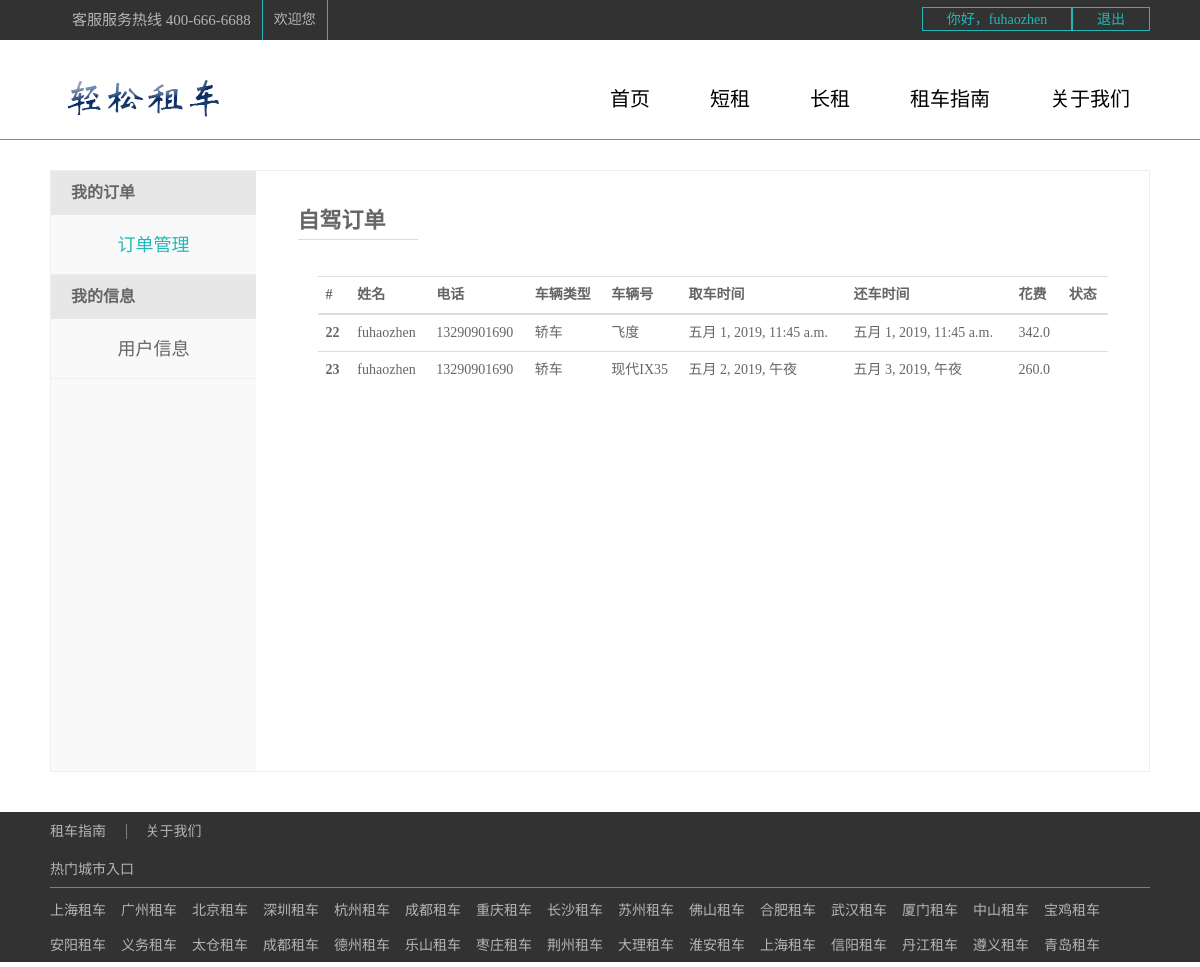
The page /cars/dingdan/ (signed in) on the database as committed earlier.
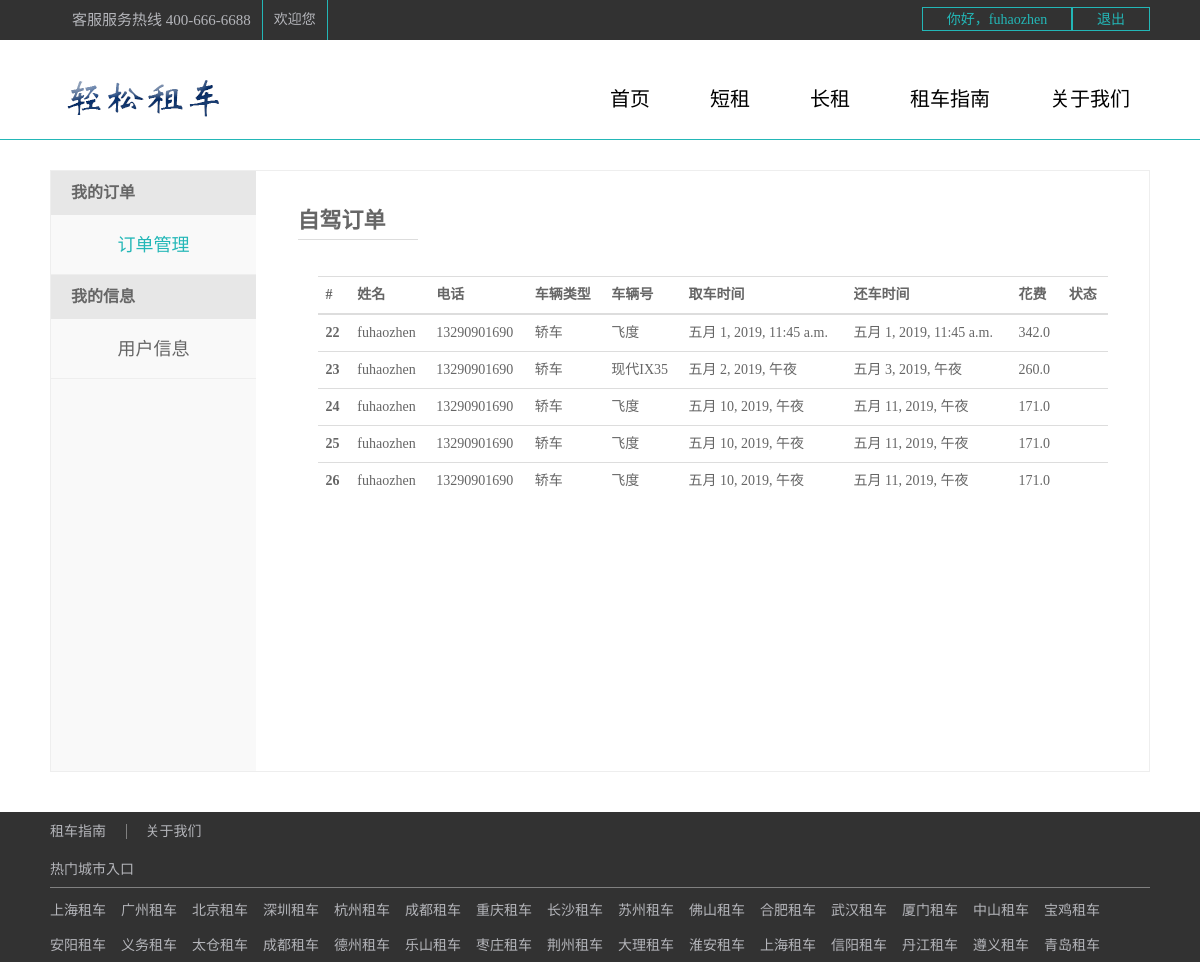
The same page on the database as committed later.
### cars/models.py (models this page shows)
class Order(models.Model):
    o_uid = models.ForeignKey(User, on_delete=models.CASCADE)
    customerName = models.CharField(max_length=20)
    customerTel = models.CharField(max_length=50)
    o_cid = models.ForeignKey(Car, on_delete=models.CASCADE)
    typeNo = models.CharField(max_length=20)
    creatDate = models.DateTimeField(auto_now_add=False)
    returnDate = models.DateTimeField(auto_now_add=False)
    otime = models.IntegerField(default=0)
    ocost = models.FloatField()
    choice = ((u'T', u'已还车'), (u'F', u'租赁中'),)
    is_return = models.CharField(choices=choice, max_length=20, default='F')

class Car(models.Model):
    ctype = models.CharField(default="轿车", max_length=20)
    typeNo = models.CharField(max_length=20)
    carnum = models.IntegerField(default=100)
    picture = models.FileField(null=True, upload_to="./static/media/")
    color = models.CharField(max_length=20)
    drentprice = models.FloatField()
    description = models.CharField(max_length=50, default="//5座 自动/1.5L")
    def __str__(self):
        return self.ctype

### cars/views.py (the view)
def dingdan(request):
        user = request.session.get("username")
        user1 = User.objects.get(username=user)
        order1 = user1.order_set.all()
        length = len(order1)
        return render(request, 'cars/dingdan.html', {"username": user, "order1": order1, "length": length})

### templates/cars/dingdan.html (shortened to what the changed rows need)
<!DOCTYPE html>
<html>
	<head>
		<link rel="stylesheet" type="text/css" href="/static/js/bootstrap-3.3.7-dist/css/bootstrap.css"/>
	</head>
	<body>
		<div class="about_content">
			<div class="about_right">
				<div class="right_bottom">
					{% if length > 0 %}
							<table class="table table-hover">
									<tr>
									  <th scope="col">#</th>
									  <th scope="col">姓名</th>
									  <th scope="col">电话</th>
									  <th scope="col">车辆类型</th>
										<th scope="col">车辆号</th>
									  <th scope="col">取车时间</th>
									  <th scope="col">还车时间</th>
										<th scope="col">花费</th>
										<th scope="col">状态</th>
									</tr>
								  <tbody>
								  {% for i in order1 %}
									<tr>
									  <th scope="row">{{i.id}}</th>
									  <td>{{username}}</td>
									  <td>{{i.customerTel}}</td>
									  <td>{{i.o_cid}}</td>
									  <td>{{i.typeNo}}</td>
									  <td>{{i.creatDate}}</td>
									  <td>{{i.returnDate}}</td>
									  <td>{{i.ocost}}</td>
										<td >
										</td>
									</tr>
								  {% endfor %}
								  </tbody>
							</table>
					{% endif %}
				</div>
			</div>
		</div>
	</body>
</html>

Rows that differ between the two databases and show on the page:
added Order: id "24", username "fuhaozhen", customerTel "13290901690", o_cid "轿车", typeNo "飞度", creatDate "五月 10, 2019, 午夜", returnDate "五月 11, 2019, 午夜", ocost "171.0"
added Order: id "25", username "fuhaozhen", customerTel "13290901690", o_cid "轿车", typeNo "飞度", creatDate "五月 10, 2019, 午夜", returnDate "五月 11, 2019, 午夜", ocost "171.0"
added Order: id "26", username "fuhaozhen", customerTel "13290901690", o_cid "轿车", typeNo "飞度", creatDate "五月 10, 2019, 午夜", returnDate "五月 11, 2019, 午夜", ocost "171.0"
